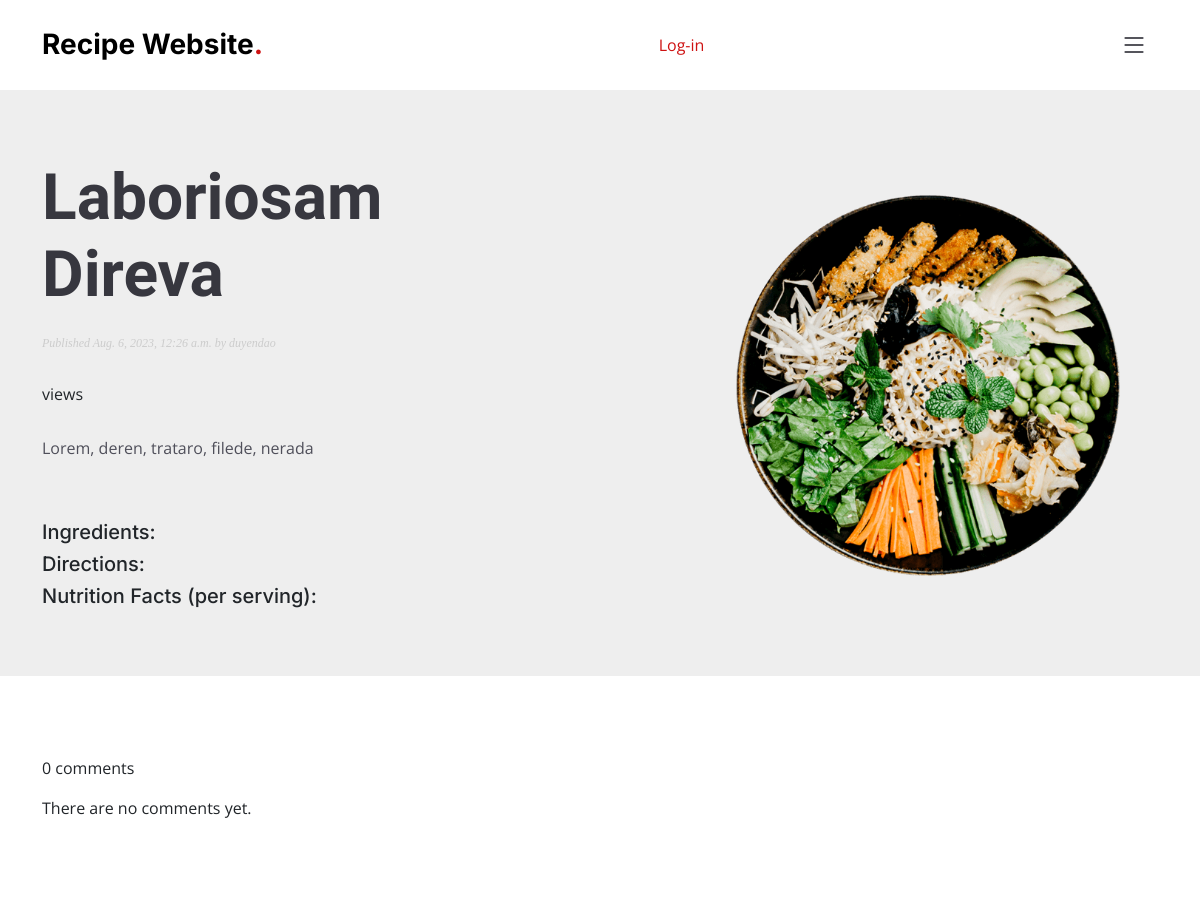
Before: /menu/laboriosam-direva/2023/8/6/ (upper part) with the older database file.
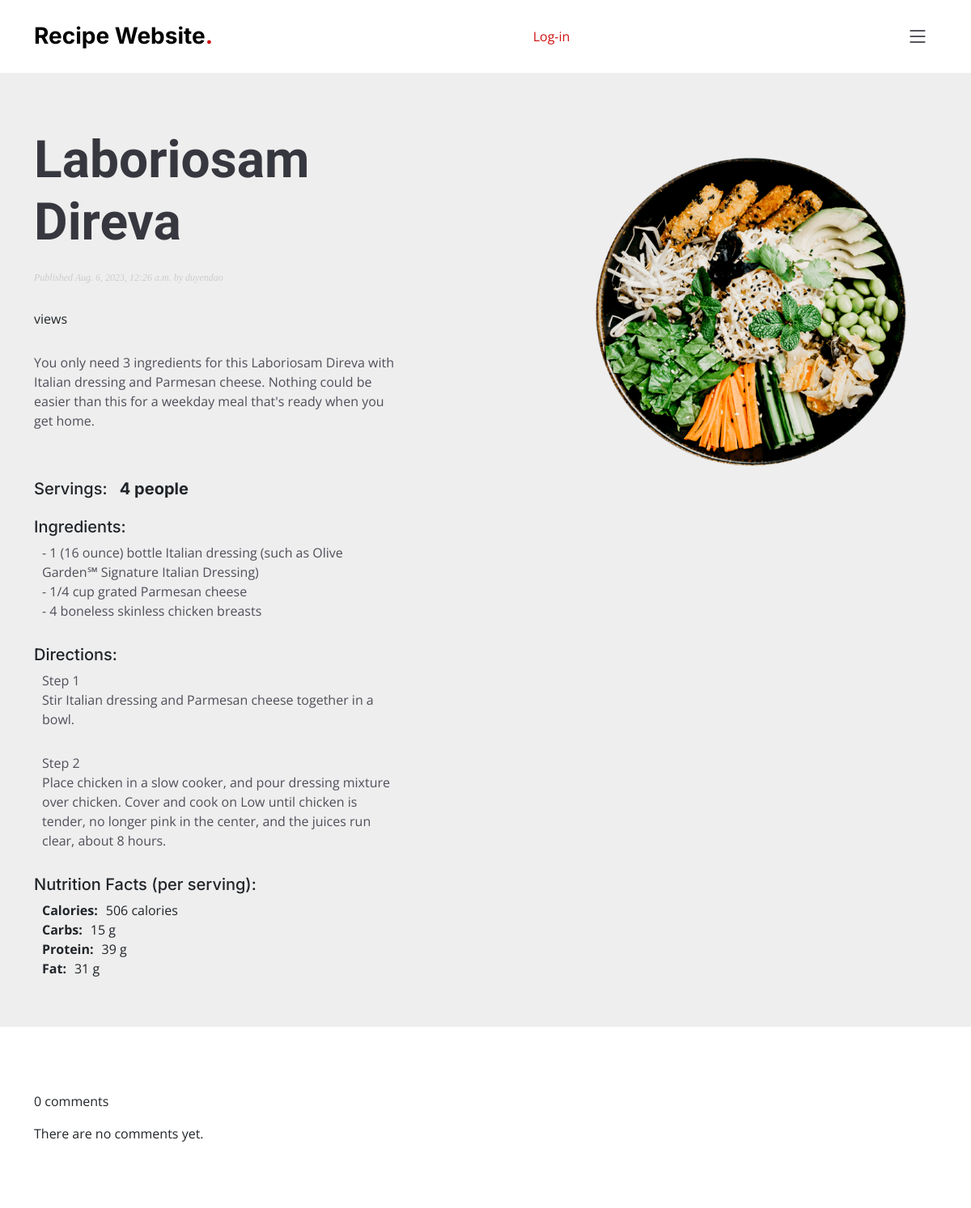
After: the same page with the newer database file.
### recipe/models.py (models this page shows, shortened)
class Post(models.Model):
    STATUS_CHOICES = ( ('draft', 'Draft'), ('published', 'Published'), )
    title = models.CharField(max_length=250)
    slug = models.SlugField(max_length=250, unique_for_date='publish')
    author = models.ForeignKey(User, on_delete=models.CASCADE, related_name='recipe_posts')
    body = models.TextField(blank=True)
    image = models.ImageField(upload_to='posts/image/%Y/%m/%d/', blank=True)
    video = models.FileField(upload_to='posts/video/%Y/%m/%d/', blank=True)
    url = models.URLField()
    publish = models.DateTimeField(default=timezone.now)
    created = models.DateTimeField(auto_now_add=True)
    updated = models.DateTimeField(auto_now=True)
    status = models.CharField(max_length=10, choices=STATUS_CHOICES, default='draft')
    objects = models.Manager() # The default manager.
    published = PublishedManager() # Our custom manager.
    score = models.IntegerField(default=0,
        validators=[
            MaxValueValidator(5),
            MinValueValidator(0),
        ]
    )
    servings = models.IntegerField(default=0)
    ingredients = models.TextField(blank=True)
    direction_step = models.TextField(blank=True)
    nutrition_calories = models.IntegerField(default=0)
    nutrition_carbs = models.IntegerField(default=0)
    nutrition_protein = models.IntegerField(default=0)
    nutrition_fat = models.IntegerField(default=0)
    class Meta:
        ordering = ('-publish',)
    def get_absolute_url_home(self):
        return reverse('recipe:post_detail_home', args=[ self.slug, self.publish.year, self.publish.month, self.publish.day])

### recipe/views.py (the view)
# urls.py: path('<slug:post>/<int:year>/<int:month>/<int:day>/', views.post_detail_home, name='post_detail_home'),
def post_detail_home(request, year, month, day, post):
    post = get_object_or_404(Post, slug=post,
                             status='published',
                             publish__year=year,
                             publish__month=month,
                             publish__day=day)
    comments = post.comments.filter(active=True)
    total_views = r.incr(f'post:{post.id}:views')
    r.zincrby('post_ranking', 1, post.id)
    return render(request, 'account/detail.html', {'post': post,
                                                   'comments': comments,
                                                   'total_views': total_views})

### account/templates/account/detail.html (shortened to what the changed rows need)
{% extends "base.html" %}
{% block content %}
    <section id="menu" class="hero d-flex align-items-center section-bg">
        <div class="container">
            <div class="row justify-content-between gy-5">
                <div class="col-lg-5 order-2 order-lg-1 d-flex flex-column justify-content-center align-items-center align-items-lg-start text-center text-lg-start">
                    <h2 data-aos="fade-up">{{ post.title }}<br></h2>
                    <p class="date"> Published {{ post.publish }} by {{ post.author }} </p>
                    <span class="count"> {{ total_views }} view{{ total_views|pluralize }} </span>
                    <p data-aos="fade-up" data-aos-delay="100">{{ post.body|linebreaks }}</p>
                    {% if post.servings %}
                        <div style="display: flex; margin-bottom: 15px;">
                            <h5>Servings:
                                <b style="padding-left: 10px;">{{ post.servings }} people</b>
                            </h5>
                        </div>
                    {% endif %}
                    <h5>Ingredients: </h5>
                    {% if post.ingredients %}
                        <div style="padding-left: 10px;">{{ post.ingredients|linebreaks }}</div>
                    {% endif %}
                    <h5>Directions: </h5>
                    {% if post.direction_step %}
                        <div style="padding-left: 10px;">{{ post.direction_step|linebreaks }}</div>
                    {% endif %}
                    <h5>Nutrition Facts (per serving): </h5>
                    {% if post.nutrition_calories %}
                        <div style="display: flex;">
                            <div style="padding-left: 10px;"><b>Calories: </b></div>
                            <div style="padding-left: 10px;"><span>{{ post.nutrition_calories }} calories</span></div>
                        </div>
                    {% endif %}
                    {% if post.nutrition_carbs %}
                        <div style="display: flex;">
                            <div style="padding-left: 10px;"><b>Carbs: </b></div>
                            <div style="padding-left: 10px;"><span>{{ post.nutrition_carbs }} g</span></div>
                        </div>
                    {% endif %}
                    {% if post.nutrition_protein %}
                        <div style="display: flex;">
                            <div style="padding-left: 10px;"><b>Protein: </b></div>
                            <div style="padding-left: 10px;"><span>{{ post.nutrition_protein }} g</span></div>
                        </div>
                    {% endif %}
                    {% if post.nutrition_fat %}
                        <div style="display: flex;">
                            <div style="padding-left: 10px;"><b>Fat: </b></div>
                            <div style="padding-left: 10px;"><span>{{ post.nutrition_fat }} g</span></div>
                        </div>
                    {% endif %}
                </div>
                <div class="col-lg-5 order-1 order-lg-2 text-center text-lg-start">
                    {% if post.image %}
                        {% if request.user.is_authenticated %}
                            <a href="{{ post.get_absolute_url }}"><img src="{{ post.image.url }}" class="menu-img img-fluid" alt=""></a>
                        {% else %}
                            <a href="{{ post.get_absolute_url_home }}"><img src="{{ post.image.url }}" class="menu-img img-fluid" alt=""></a>
                        {% endif %}
                    {% endif %}
                </div>
            </div>
        </div>
    </section>
{% endblock %}

Changed rows visible on the page:
changed Post "Laboriosam Direva": body "Lorem, deren, trataro, filede, nerada" → "You only need 3 ingredients for this Laboriosam Direva with Italian dressing and Parmesan cheese. Nothing could be easier than this for a weekday meal that's ready when you get home."; servings (not shown) → "4"; ingredients (not shown) → "- 1 (16 ounce) bottle Italian dressing (such as Olive Garden℠ Signature Italian Dressing) - 1/4 cup grated Parmesan cheese - 4 boneless skinless chicken breasts"; direction_step (not shown) → "Step 1 Stir Italian dressing and Parmesan cheese together in a bowl. Step 2 Place chicken in a slow cooker, and pour dressing mixture over chicken. Cover and cook on Low until chicken is tender, no longer pink in the center, and the juices run clear, about 8 hours."; nutrition_calories (not shown) → "506"; nutrition_carbs (not shown) → "15"; nutrition_protein (not shown) → "39"; nutrition_fat (not shown) → "31"
Other visible differences:
text now shown: "Servings: people Calories: calories Carbs: g Protein: g Fat: g"
